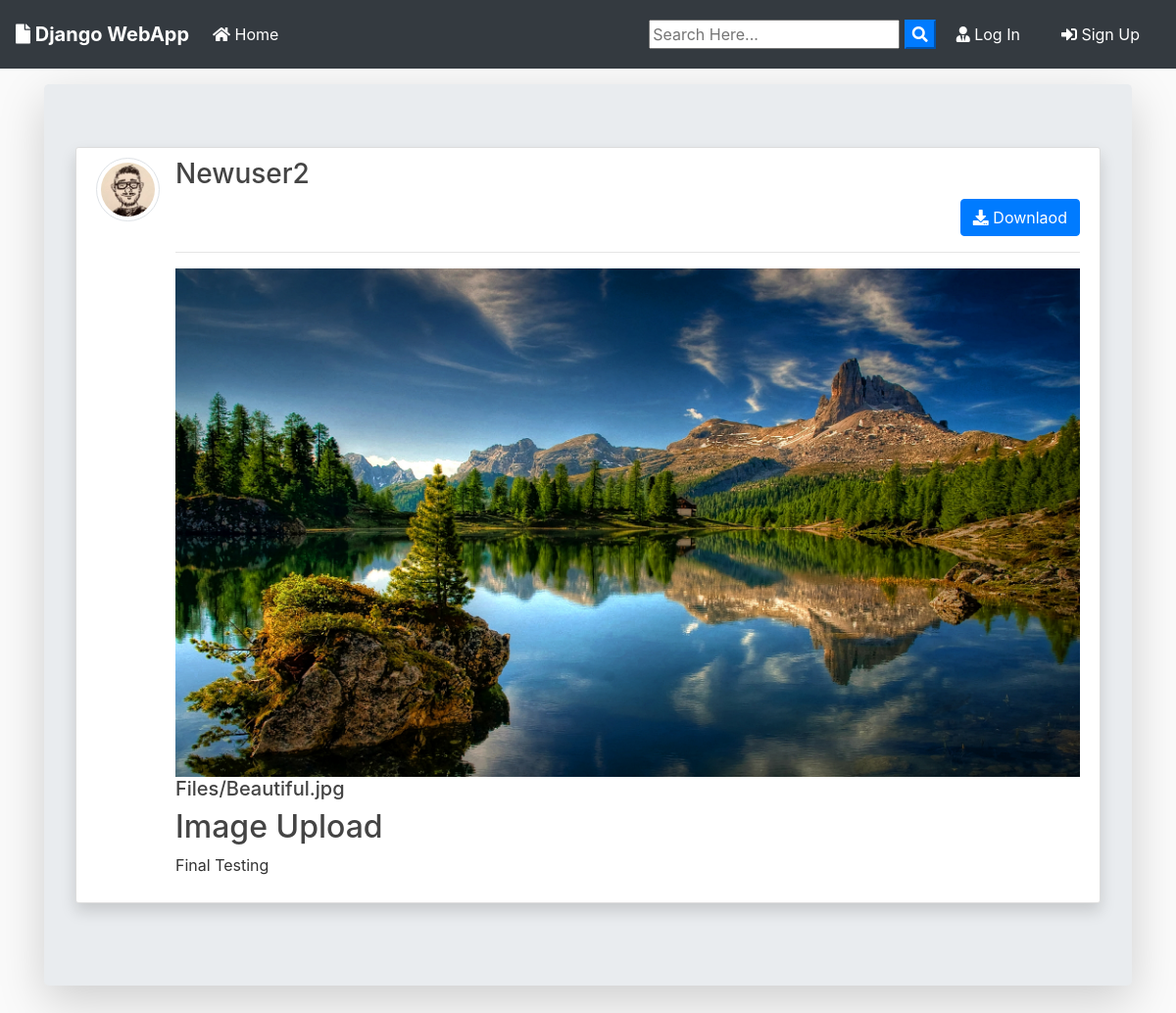
The page /post/13/ on the database its author committed.
### blog/models.py (models this page shows, shortened)
class Post(models.Model):
	title = models.CharField(max_length=100)
	file = models.FileField(null=True,blank=True,upload_to='Files')
	content = models.TextField()
	date_posted = models.DateTimeField(default=timezone.now)
	author = models.ForeignKey(User, on_delete=models.CASCADE)
	def extension(self):
		name, extension = os.path.splitext(self.file.name)
		return extension

### users/models.py (models this page shows, shortened)
class Profile(models.Model):
    user = models.OneToOneField(User, on_delete=models.CASCADE)
    image = models.ImageField(default='default.jpg', upload_to='profile_pics')

### blog/views.py (the view)
# urls.py: path('post/<int:pk>/', PostDetailView.as_view(), name='post-detail'),
class PostDetailView(DetailView):
    model = Post
    template_name = 'blog/post_detail.html'

### blog/templates/blog/post_detail.html (shortened to what this page needs)
{% extends "blog/base.html" %}
{% block content %}
<div class="jumbotron mt-3 shadow-lg">
<article class="media content-section shadow ">
   <a href="{{ object.author.profile.image.url }} " target="_blank"> <img src="{{ object.author.profile.image.url }}  " alt="" class="article-img rounded-circle img-thumbnail img-fluid">
   </a>
    <div class="media-body">
      <div class="">
        <div class="d-flex justify-content-between">
        <a class="mr-2 mt-0 mb-0  text-dark" href="{% url 'user-posts' object.author.username  %}"><h3>{{ object.author }}</h3></a>
        </div>
        {% if object.author != user %}
          <div class="form-group mt-0 pt-0 d-flex justify-content-end">
            <a href="{{ object.file.url }}" download class="btn btn-primary flex-last" type="submit"><i class="fas fa-download"></i> Downlaod</a>
          </div>
        {% endif %}
        <hr>
      </div>
      <div>
        {% if object.file %}
          {% if object.extension == '.jpg' or object.extension == 'jpeg' or object.extension == 'png' %}
            <a href="{{ object.file.url }}"  download ><img src="{{ object.file.url }}" alt="" class="img-fluid "></a>
            <a href="{{ object.file.url }}"  download class="text-dark"><h5>{{ object.file }}</h5></a>
          {% else %}
            <a href="{{ object.file.url }}"  download class="text-dark"><h5>{{ object.file }}</h5></a>
          {% endif %}
        {% endif %}
      </div>
      <h2>{{ object.title }}</h2>
      <p class="article-content">{{ object.content }}</p>
    </div>
  </article>
{% endblock content %}

### blog/static/blog/main.css (style rules this page uses)
body { background: #fafafa; color: #333333; margin-top: 0; }
h1, h2, h3, h4, h5, h6 { color: #444444; }
.content-section { background: #ffffff; padding: 10px 20px; border: 1px solid #dddddd; border-radius: 3px; margin-bottom: 20px; }
.article-content { white-space: pre-line; }
.article-img { height: 65px; width: 65px; margin-right: 16px; }

### rows shown on the page
Post: author.profile.image (picture), author "Newuser2", file (picture), file "Files/Beautiful.jpg", title "Image Upload", content "Final Testing"
